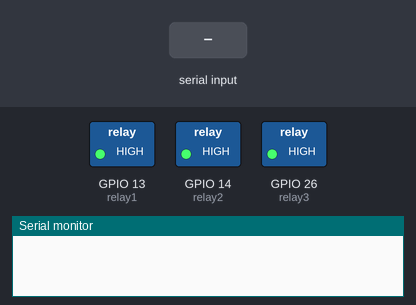
Simulated run of this sketch. Board: ESP32. On the bench: switched loads named in the sketch (green lamp = pin HIGH), the last lines printed to the serial monitor. Inputs (shaded band) come from the test bench. EEPROM starts erased.

Above: at 1.2 s.
1.3 s: "spm\n" received over Serial
At 2.4 s:
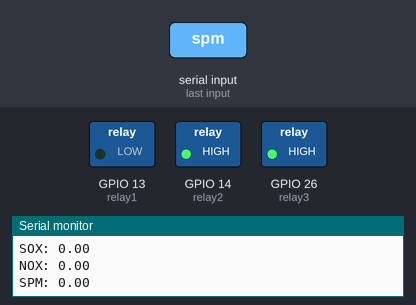
2.9 s: "spm:1\n" received over Serial
4.4 s: "sox:1\n" received over Serial
Timing chart, 0 to 7.4 s (numbered marks = the images above; inputs shaded):
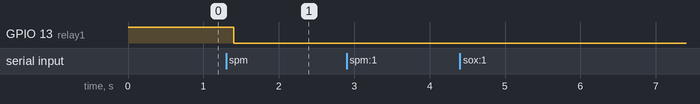

Measured:
- after the input at 1.3 s, GPIO 13 (relay1): HIGH → LOW after 0.11 s

The sketch:

spm_sox_nox_relay_control_code.ino
```cpp
#include "EEPROM.h"
#define relay1 13
#define relay2 14
#define relay3 26

float the_spm, the_sox, the_nox;
float spm, sox, nox;

void setup() {
  Serial.begin(115200);
  EEPROM.begin(512);
  pinMode(relay1, OUTPUT);
  pinMode(relay2, OUTPUT);
  pinMode(relay3, OUTPUT);
  digitalWrite(relay1, HIGH);
  digitalWrite(relay2, HIGH);
  digitalWrite(relay3, HIGH);
  the_spm = EEPROM.readFloat(0);
  the_sox = EEPROM.readFloat(10);
  the_nox = EEPROM.readFloat(20);

}

void loop() {
  static long lt = 0;

  if (millis() - lt > 2000UL ) {
    Serial.println("SOX: " + String(sox));
    Serial.println("NOX: " + String(nox));
    Serial.println("SPM: " + String(spm));
    Serial.println();
    lt = millis();
  }
   handleRelay2();
  handle_serial();
  delay(100);
}

void handle_serial() {
  if (Serial.available()) {
    String s = Serial.readStringUntil('\n');
    Serial.println(s);
    if (s.startsWith("spm")) {
      s.remove(0, s.indexOf(':') + 1);
      the_spm = s.toFloat();
      EEPROM.writeFloat(0, the_spm);
      EEPROM.commit();
      Serial.println(the_spm);
    }
    else if (s.startsWith("sox")) {
      s.remove(0, s.indexOf(':') + 1);
      the_sox = s.toFloat();
      EEPROM.writeFloat(10, the_sox);
      EEPROM.commit();
      Serial.println(the_sox);
    }
    else if (s.startsWith("nox")) {
      s.remove(0, s.indexOf(':') + 1);
      the_nox = s.toFloat();
      EEPROM.writeFloat(20, the_nox);
      EEPROM.commit();
      Serial.println(the_nox);
    }

    else if (s.startsWith("vspm")) {
      s.remove(0, s.indexOf(':') + 1);
      spm = s.toFloat();
    }
    else if (s.startsWith("vsox")) {
      s.remove(0, s.indexOf(':') + 1);
      sox = s.toFloat();
    }
    else if (s.startsWith("vnox")) {
      s.remove(0, s.indexOf(':') + 1);
      nox = s.toFloat();
    }
  }
}


void handleRelay(){
  if((spm>=the_spm) && digitalRead(relay1)){
    digitalWrite(relay1,LOW);
  }
  else if((spm<the_spm) && !digitalRead(relay1)){
    digitalWrite(relay1,HIGH);
  }
  if((sox>the_sox) && digitalRead(relay2)){
    digitalWrite(relay2,LOW);
  }
  else if((sox<the_sox) && !digitalRead(relay2)){
    digitalWrite(relay2,HIGH);
  }
  if((nox>the_nox) && digitalRead(relay3)){
    digitalWrite(relay3,LOW);
  }
  else if((nox<the_nox) && !digitalRead(relay3)){
    digitalWrite(relay3,HIGH);
  }

}

void handleRelay2(){
  if((spm>=the_spm || sox>=the_sox || nox>=the_nox) && digitalRead(relay1) ){
    digitalWrite(relay1,LOW);
  }
  else if((spm<the_spm && sox<the_sox && nox<the_nox) && !digitalRead(relay1) ){
    digitalWrite(relay1,HIGH);
  }
}
```
